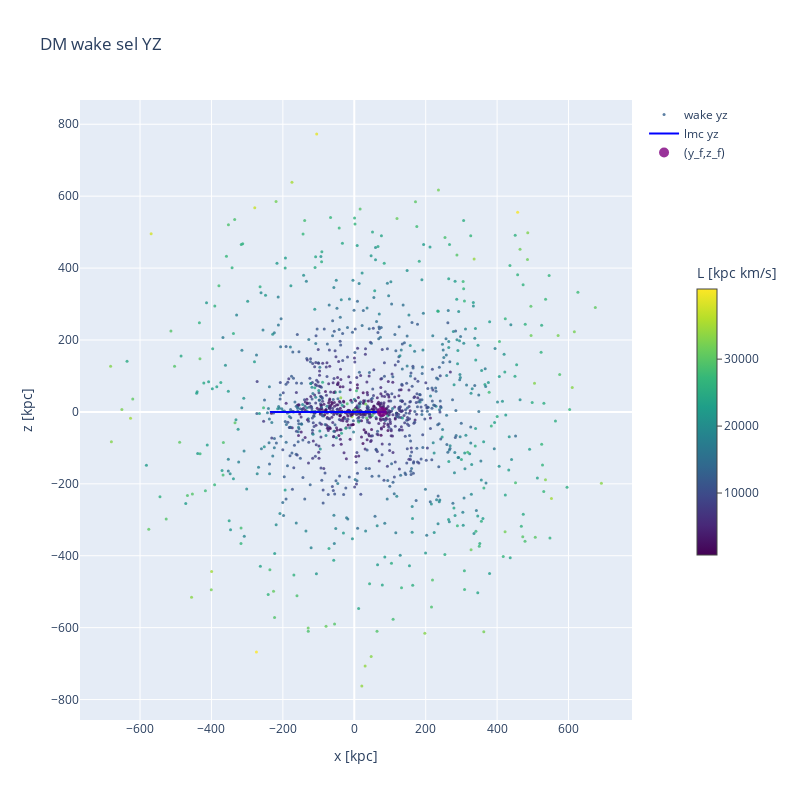
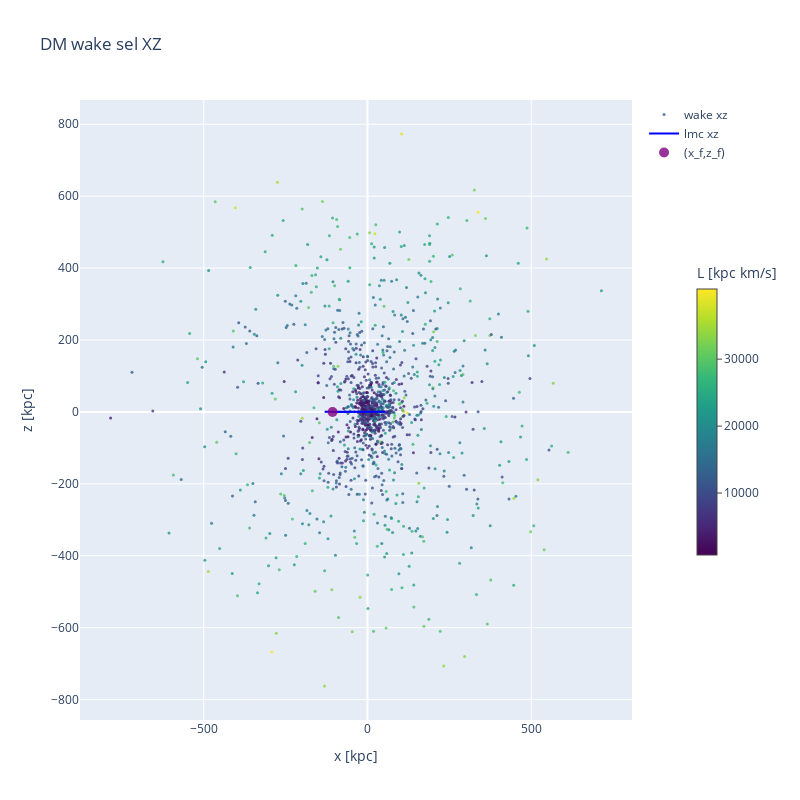
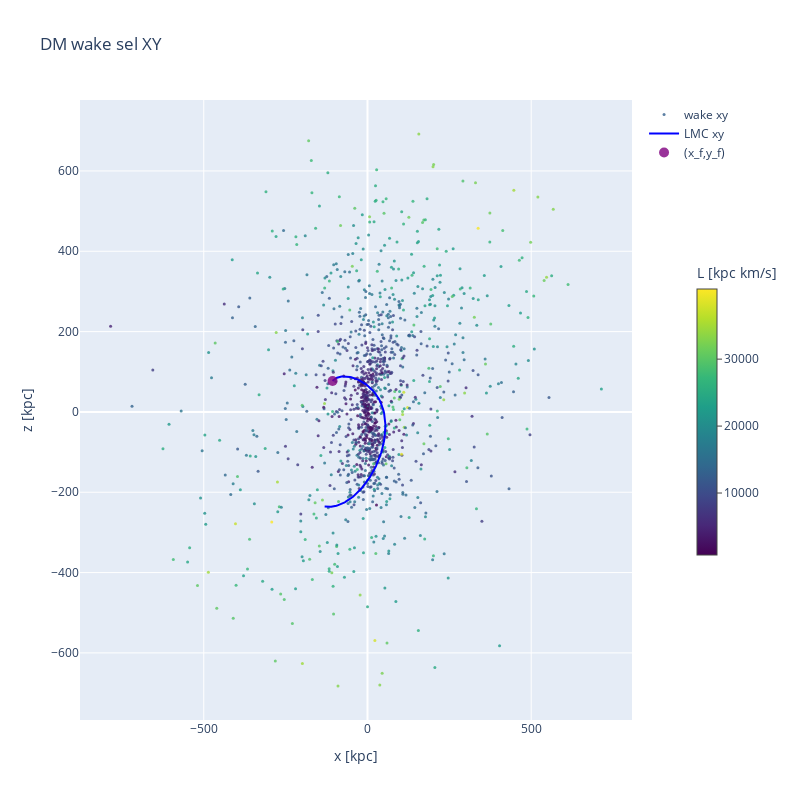

Notebook code for these charts, in order:
### Code cell
sel1_sel3 = rc.L_delta(mw_lmc_sel1, mw_sel1, 900)
pl.sel3(sel1_sel3, rel_lmc, 'xz')
pl.sel3(sel1_sel3, rel_lmc, 'yz')
pl.sel3(sel1_sel3, rel_lmc, 'xy')

### Figure 1 — Plotly figure (JSON) as saved in the notebook; plotly's stock layout.template omitted (floating-point values rounded to 4 significant figures; data arrays with more than 128 entries replaced by an {"elided": "..."} marker saying what was removed)
{"data": [{"marker": {"color": {"elided": "1244 float values"}, "colorbar": {"len": 0.5, "thickness": 20, "tickmode": "array", "ticks": "outside", "ticktext": ["10000", "20000", "30000"], "tickvals": [10000, 20000, 30000], "title": {"side": "top", "text": "L [kpc km/s]"}, "x": 1.1, "xanchor": "left", "y": 0.5, "yanchor": "middle"}, "colorscale": [[0.0, "#440154"], [0.1111, "#482878"], [0.2222, "#3e4989"], [0.3333, "#31688e"], [0.4444, "#26828e"], [0.5556, "#1f9e89"], [0.6667, "#35b779"], [0.7778, "#6ece58"], [0.8889, "#b5de2b"], [1.0, "#fde725"]], "opacity": 0.8, "size": 3}, "mode": "markers", "name": "wake yz", "x": {"elided": "1244 float values"}, "y": {"elided": "1244 float values"}, "type": "scatter"}, {"marker": {"color": "blue", "opacity": 0.8, "size": 2}, "mode": "lines", "name": "lmc yz", "x": {"elided": "151 float values"}, "y": {"elided": "151 float values"}, "type": "scatter"}, {"marker": {"color": "purple", "opacity": 0.8, "size": 10}, "mode": "markers", "name": "(y_f,z_f)", "x": [77.01], "y": [-0.1334], "type": "scatter"}], "layout": {"xaxis": {"scaleanchor": "x", "scaleratio": 1, "title": {"text": "x [kpc]"}}, "yaxis": {"scaleanchor": "y", "scaleratio": 1, "title": {"text": "z [kpc]"}}, "autosize": false, "width": 800, "height": 800, "title": {"text": "DM wake sel YZ"}}}

### Figure 2 — Plotly figure (JSON) as saved in the notebook; plotly's stock layout.template omitted (floating-point values rounded to 4 significant figures; data arrays with more than 128 entries replaced by an {"elided": "..."} marker saying what was removed)
{"data": [{"marker": {"color": {"elided": "1244 float values"}, "colorbar": {"len": 0.5, "thickness": 20, "tickmode": "array", "ticks": "outside", "ticktext": ["10000", "20000", "30000"], "tickvals": [10000, 20000, 30000], "title": {"side": "top", "text": "L [kpc km/s]"}, "x": 1.1, "xanchor": "left", "y": 0.5, "yanchor": "middle"}, "colorscale": [[0.0, "#440154"], [0.1111, "#482878"], [0.2222, "#3e4989"], [0.3333, "#31688e"], [0.4444, "#26828e"], [0.5556, "#1f9e89"], [0.6667, "#35b779"], [0.7778, "#6ece58"], [0.8889, "#b5de2b"], [1.0, "#fde725"]], "opacity": 0.8, "size": 3}, "mode": "markers", "name": "wake xz", "x": {"elided": "1244 float values"}, "y": {"elided": "1244 float values"}, "type": "scatter"}, {"marker": {"color": "blue", "opacity": 0.8, "size": 2}, "mode": "lines", "name": "lmc xz", "x": {"elided": "151 float values"}, "y": {"elided": "151 float values"}, "type": "scatter"}, {"marker": {"color": "purple", "opacity": 0.8, "size": 10}, "mode": "markers", "name": "(x_f,z_f)", "x": [-106.6], "y": [-0.1334], "type": "scatter"}], "layout": {"xaxis": {"scaleanchor": "x", "scaleratio": 1, "title": {"text": "x [kpc]"}}, "yaxis": {"scaleanchor": "y", "scaleratio": 1, "title": {"text": "z [kpc]"}}, "autosize": false, "width": 800, "height": 800, "title": {"text": "DM wake sel XZ"}}}

### Figure 3 — Plotly figure (JSON) as saved in the notebook; plotly's stock layout.template omitted (floating-point values rounded to 4 significant figures; data arrays with more than 128 entries replaced by an {"elided": "..."} marker saying what was removed)
{"data": [{"marker": {"color": {"elided": "1244 float values"}, "colorbar": {"len": 0.5, "thickness": 20, "tickmode": "array", "ticks": "outside", "ticktext": ["10000", "20000", "30000"], "tickvals": [10000, 20000, 30000], "title": {"side": "top", "text": "L [kpc km/s]"}, "x": 1.1, "xanchor": "left", "y": 0.5, "yanchor": "middle"}, "colorscale": [[0.0, "#440154"], [0.1111, "#482878"], [0.2222, "#3e4989"], [0.3333, "#31688e"], [0.4444, "#26828e"], [0.5556, "#1f9e89"], [0.6667, "#35b779"], [0.7778, "#6ece58"], [0.8889, "#b5de2b"], [1.0, "#fde725"]], "opacity": 0.8, "size": 3}, "mode": "markers", "name": "wake xy", "x": {"elided": "1244 float values"}, "y": {"elided": "1244 float values"}, "type": "scatter"}, {"marker": {"color": "blue", "opacity": 0.8, "size": 2}, "mode": "lines", "name": "LMC xy", "x": {"elided": "151 float values"}, "y": {"elided": "151 float values"}, "type": "scatter"}, {"marker": {"color": "purple", "opacity": 0.8, "size": 10}, "mode": "markers", "name": "(x_f,y_f)", "x": [-106.6], "y": [77.01], "type": "scatter"}], "layout": {"xaxis": {"scaleanchor": "x", "scaleratio": 1, "title": {"text": "x [kpc]"}}, "yaxis": {"scaleanchor": "y", "scaleratio": 1, "title": {"text": "z [kpc]"}}, "autosize": false, "width": 800, "height": 800, "title": {"text": "DM wake sel XY"}}}
